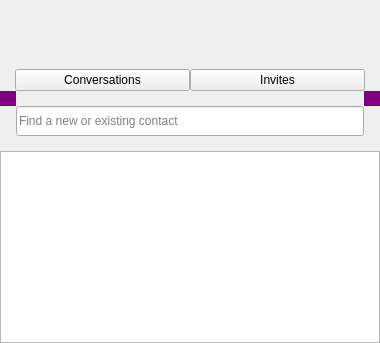
         <widget class="QWidget" name="sidePanelLayoutWidget" native="true">
          <property name="sizePolicy">
           <sizepolicy hsizetype="Fixed" vsizetype="Preferred">
            <horstretch>0</horstretch>
            <verstretch>0</verstretch>
           </sizepolicy>
          </property>
          <property name="minimumSize">
           <size>
            <width>380</width>
            <height>0</height>
           </size>
          </property>
          <property name="maximumSize">
           <size>
            <width>380</width>
            <height>16777215</height>
           </size>
          </property>
          <property name="baseSize">
           <size>
            <width>0</width>
            <height>0</height>
           </size>
          </property>
          <layout class="QVBoxLayout" name="verticalLayout_12" stretch="0,0">
           <property name="spacing">
            <number>0</number>
           </property>
           <property name="sizeConstraint">
            <enum>QLayout::SetDefaultConstraint</enum>
           </property>
           <property name="leftMargin">
            <number>0</number>
           </property>
           <property name="topMargin">
            <number>0</number>
           </property>
           <property name="rightMargin">
            <number>0</number>
           </property>
           <property name="bottomMargin">
            <number>0</number>
           </property>
           <item>
            <widget class="CurrentAccountComboBox" name="currentAccountComboBox" native="true">
             <property name="sizePolicy">
              <sizepolicy hsizetype="MinimumExpanding" vsizetype="Fixed">
               <horstretch>0</horstretch>
               <verstretch>0</verstretch>
              </sizepolicy>
             </property>
             <property name="minimumSize">
              <size>
               <width>0</width>
               <height>60</height>
              </size>
             </property>
             <property name="autoFillBackground">
              <bool>false</bool>
             </property>
             <property name="styleSheet">
              <string notr="true"/>
             </property>
            </widget>
           </item>
           <item>
            <widget class="QWidget" name="smartListWidget" native="true">
             <property name="sizePolicy">
              <sizepolicy hsizetype="MinimumExpanding" vsizetype="Preferred">
               <horstretch>0</horstretch>
               <verstretch>0</verstretch>
              </sizepolicy>
             </property>
             <layout class="QVBoxLayout" name="verticalLayout_13" stretch="0,0">
              <property name="spacing">
               <number>0</number>
              </property>
              <property name="leftMargin">
               <number>0</number>
              </property>
              <property name="topMargin">
               <number>0</number>
              </property>
              <property name="rightMargin">
               <number>0</number>
              </property>
              <property name="bottomMargin">
               <number>0</number>
              </property>
              <item>
               <widget class="ConversationsFilterWidget" name="conversationsFilterWidget" native="true">
                <layout class="QHBoxLayout" name="conversationFilterLayout_3">
                 <property name="spacing">
                  <number>0</number>
                 </property>
                 <property name="leftMargin">
                  <number>15</number>
                 </property>
                 <property name="topMargin">
                  <number>9</number>
                 </property>
                 <property name="rightMargin">
                  <number>15</number>
                 </property>
                 <property name="bottomMargin">
                  <number>0</number>
                 </property>
                 <item>
                  <widget class="QPushButton" name="btnConversations">
                   <property name="font">
                    <font>
                     <pointsize>9</pointsize>
                    </font>
                   </property>
                   <property name="toolTip">
                    <string>Show conversations</string>
                   </property>
                   <property name="text">
                    <string>Conversations</string>
                   </property>
                   <property name="checkable">
                    <bool>true</bool>
                   </property>
                  </widget>
                 </item>
                 <item>
                  <widget class="QPushButton" name="btnInvites">
                   <property name="font">
                    <font>
                     <pointsize>9</pointsize>
                    </font>
                   </property>
                   <property name="toolTip">
                    <string>Show invites</string>
                   </property>
                   <property name="text">
                    <string>Invites</string>
                   </property>
                   <property name="checkable">
                    <bool>true</bool>
                   </property>
                  </widget>
                 </item>
                </layout>
               </widget>
              </item>
              <item>
               <widget class="QWidget" name="smartListOuterWidget" native="true">
                <property name="styleSheet">
                 <string notr="true"/>
                </property>
                <layout class="QVBoxLayout" name="smartListOuterWidgetLayout">
                 <property name="spacing">
                  <number>0</number>
                 </property>
                 <property name="leftMargin">
                  <number>0</number>
                 </property>
                 <property name="topMargin">
                  <number>0</number>
                 </property>
                 <property name="rightMargin">
                  <number>0</number>
                 </property>
                 <property name="bottomMargin">
                  <number>0</number>
                 </property>
                 <item>
                  <widget class="QWidget" name="searchBarLayoutWidget" native="true">
                   <property name="sizePolicy">
                    <sizepolicy hsizetype="Preferred" vsizetype="Preferred">
                     <horstretch>0</horstretch>
                     <verstretch>0</verstretch>
                    </sizepolicy>
                   </property>
                   <property name="maximumSize">
                    <size>
                     <width>16777215</width>
                     <height>60</height>
                    </size>
                   </property>
                   <layout class="QGridLayout" name="gridLayout_4">
                    <property name="sizeConstraint">
                     <enum>QLayout::SetDefaultConstraint</enum>
                    </property>
                    <property name="leftMargin">
                     <number>0</number>
                    </property>
                    <property name="topMargin">
                     <number>0</number>
                    </property>
                    <property name="rightMargin">
                     <number>0</number>
                    </property>
                    <property name="bottomMargin">
                     <number>0</number>
                    </property>
                    <property name="spacing">
                     <number>0</number>
                    </property>
                    <item row="1" column="2">
                     <spacer name="horizontalSpacer_2">
                      <property name="orientation">
                       <enum>Qt::Horizontal</enum>
                      </property>
                      <property name="sizeType">
                       <enum>QSizePolicy::Fixed</enum>
                      </property>
                      <property name="sizeHint" stdset="0">
                       <size>
                        <width>16</width>
                        <height>20</height>
                       </size>
                      </property>
                     </spacer>
                    </item>
                    <item row="1" column="0">
                     <spacer name="horizontalSpacer">
                      <property name="orientation">
                       <enum>Qt::Horizontal</enum>
                      </property>
                      <property name="sizeType">
                       <enum>QSizePolicy::Fixed</enum>
                      </property>
                      <property name="sizeHint" stdset="0">
                       <size>
                        <width>16</width>
                        <height>20</height>
                       </size>
                      </property>
                     </spacer>
                    </item>
                    <item row="2" column="1">
                     <spacer name="verticalSpacer_8">
                      <property name="orientation">
                       <enum>Qt::Vertical</enum>
                      </property>
                      <property name="sizeType">
                       <enum>QSizePolicy::Fixed</enum>
                      </property>
                      <property name="sizeHint" stdset="0">
                       <size>
                        <width>0</width>
                        <height>15</height>
                       </size>
                      </property>
                     </spacer>
                    </item>
                    <item row="0" column="2">
                     <widget class="BezierConnectorWidget" name="searchTopRightWidget" native="true">
                      <property name="sizePolicy">
                       <sizepolicy hsizetype="Fixed" vsizetype="Fixed">
                        <horstretch>0</horstretch>
                        <verstretch>0</verstretch>
                       </sizepolicy>
                      </property>
                      <property name="minimumSize">
                       <size>
                        <width>16</width>
                        <height>15</height>
                       </size>
                      </property>
                      <property name="styleSheet">
                       <string notr="true">background:purple;</string>
                      </property>
                     </widget>
                    </item>
                    <item row="1" column="1">
                     <widget class="RingContactLineEdit" name="ringContactLineEdit">
                      <property name="enabled">
                       <bool>true</bool>
                      </property>
                      <property name="sizePolicy">
                       <sizepolicy hsizetype="Expanding" vsizetype="Fixed">
                        <horstretch>0</horstretch>
                        <verstretch>0</verstretch>
                       </sizepolicy>
                      </property>
                      <property name="minimumSize">
                       <size>
                        <width>266</width>
                        <height>30</height>
                       </size>
                      </property>
                      <property name="baseSize">
                       <size>
                        <width>244</width>
                        <height>30</height>
                       </size>
                      </property>
                      <property name="font">
                       <font>
                        <pointsize>9</pointsize>
                       </font>
                      </property>
                      <property name="cursor">
                       <cursorShape>IBeamCursor</cursorShape>
                      </property>
                      <property name="toolTip">
                       <string>Search contact text input</string>
                      </property>
                      <property name="maxLength">
                       <number>100</number>
                      </property>
                      <property name="alignment">
                       <set>Qt::AlignLeading|Qt::AlignLeft|Qt::AlignVCenter</set>
                      </property>
                      <property name="placeholderText">
                       <string>Find a new or existing contact</string>
                      </property>
                      <property name="clearButtonEnabled">
                       <bool>true</bool>
                      </property>
                     </widget>
                    </item>
                    <item row="0" column="0">
                     <widget class="BezierConnectorWidget" name="searchTopLeftWidget" native="true">
                      <property name="sizePolicy">
                       <sizepolicy hsizetype="Fixed" vsizetype="Fixed">
                        <horstretch>0</horstretch>
                        <verstretch>0</verstretch>
                       </sizepolicy>
                      </property>
                      <property name="minimumSize">
                       <size>
                        <width>16</width>
                        <height>15</height>
                       </size>
                      </property>
                      <property name="styleSheet">
                       <string notr="true">background:purple;</string>
                      </property>
                     </widget>
                    </item>
                    <item row="0" column="1">
                     <spacer name="verticalSpacer_7">
                      <property name="orientation">
                       <enum>Qt::Vertical</enum>
                      </property>
                      <property name="sizeType">
                       <enum>QSizePolicy::Fixed</enum>
                      </property>
                      <property name="sizeHint" stdset="0">
                       <size>
                        <width>0</width>
                        <height>15</height>
                       </size>
                      </property>
                     </spacer>
                    </item>
                   </layout>
                  </widget>
                 </item>
                 <item>
                  <widget class="SmartListView" name="smartList">
                   <property name="sizePolicy">
                    <sizepolicy hsizetype="Expanding" vsizetype="MinimumExpanding">
                     <horstretch>0</horstretch>
                     <verstretch>0</verstretch>
                    </sizepolicy>
                   </property>
                   <property name="autoScrollMargin">
                    <number>16</number>
                   </property>
                   <property name="indentation">
                    <number>0</number>
                   </property>
                   <property name="rootIsDecorated">
                    <bool>false</bool>
                   </property>
                   <property name="itemsExpandable">
                    <bool>false</bool>
                   </property>
                   <property name="expandsOnDoubleClick">
                    <bool>false</bool>
                   </property>
                   <attribute name="headerVisible">
                    <bool>false</bool>
                   </attribute>
                   <attribute name="headerMinimumSectionSize">
                    <number>0</number>
                   </attribute>
                   <attribute name="headerDefaultSectionSize">
                    <number>42</number>
                   </attribute>
                  </widget>
                 </item>
                </layout>
               </widget>
              </item>
             </layout>
            </widget>
           </item>
          </layout>
         </widget>
